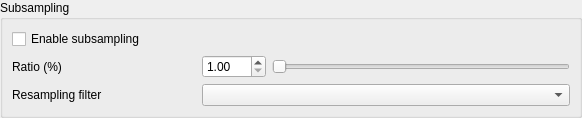
<?xml version="1.0" encoding="UTF-8"?>
<ui version="4.0">
 <class>SubsampleImageSettingsWidget</class>
 <widget class="QWidget" name="SubsampleImageSettingsWidget">
  <property name="geometry">
   <rect>
    <x>0</x>
    <y>0</y>
    <width>582</width>
    <height>112</height>
   </rect>
  </property>
  <property name="sizePolicy">
   <sizepolicy hsizetype="Minimum" vsizetype="Minimum">
    <horstretch>0</horstretch>
    <verstretch>0</verstretch>
   </sizepolicy>
  </property>
  <property name="windowTitle">
   <string>Form</string>
  </property>
  <layout class="QVBoxLayout" name="verticalLayout">
   <property name="leftMargin">
    <number>0</number>
   </property>
   <property name="topMargin">
    <number>0</number>
   </property>
   <property name="rightMargin">
    <number>0</number>
   </property>
   <property name="bottomMargin">
    <number>0</number>
   </property>
   <item>
    <widget class="QGroupBox" name="groupBox">
     <property name="enabled">
      <bool>true</bool>
     </property>
     <property name="minimumSize">
      <size>
       <width>0</width>
       <height>0</height>
      </size>
     </property>
     <property name="toolTip">
      <string>Subsampling configuration</string>
     </property>
     <property name="title">
      <string>Subsampling</string>
     </property>
     <layout class="QGridLayout" name="gridLayout_3">
      <item row="1" column="0">
       <layout class="QGridLayout" name="resamplingGridLayout">
        <item row="1" column="0">
         <widget class="QLabel" name="ratioLabel">
          <property name="sizePolicy">
           <sizepolicy hsizetype="Preferred" vsizetype="Preferred">
            <horstretch>0</horstretch>
            <verstretch>0</verstretch>
           </sizepolicy>
          </property>
          <property name="toolTip">
           <string>Subsampling ratio</string>
          </property>
          <property name="text">
           <string>Ratio (%)</string>
          </property>
         </widget>
        </item>
        <item row="2" column="0">
         <widget class="QLabel" name="filterLabel">
          <property name="sizePolicy">
           <sizepolicy hsizetype="Preferred" vsizetype="Preferred">
            <horstretch>0</horstretch>
            <verstretch>0</verstretch>
           </sizepolicy>
          </property>
          <property name="toolTip">
           <string>Subsampling filter</string>
          </property>
          <property name="text">
           <string>Resampling filter</string>
          </property>
         </widget>
        </item>
        <item row="2" column="1" colspan="2">
         <widget class="QComboBox" name="filterComboBox">
          <property name="toolTip">
           <string>The type of resampling filter to use</string>
          </property>
         </widget>
        </item>
        <item row="1" column="1" colspan="2">
         <layout class="QHBoxLayout" name="resamplingRatioLayout">
          <property name="topMargin">
           <number>0</number>
          </property>
          <item>
           <widget class="QDoubleSpinBox" name="ratioSpinBox">
            <property name="toolTip">
             <string>Subsampling ratio </string>
            </property>
            <property name="minimum">
             <double>1.000000000000000</double>
            </property>
            <property name="maximum">
             <double>100.000000000000000</double>
            </property>
            <property name="singleStep">
             <double>10.000000000000000</double>
            </property>
           </widget>
          </item>
          <item>
           <widget class="QSlider" name="ratioSlider">
            <property name="minimum">
             <number>1</number>
            </property>
            <property name="maximum">
             <number>100</number>
            </property>
            <property name="orientation">
             <enum>Qt::Horizontal</enum>
            </property>
           </widget>
          </item>
         </layout>
        </item>
        <item row="0" column="0" colspan="3">
         <widget class="QCheckBox" name="enableSubsamplingCheckbox">
          <property name="text">
           <string>Enable subsampling</string>
          </property>
         </widget>
        </item>
       </layout>
      </item>
     </layout>
    </widget>
   </item>
  </layout>
 </widget>
 <resources/>
 <connections/>
</ui>
